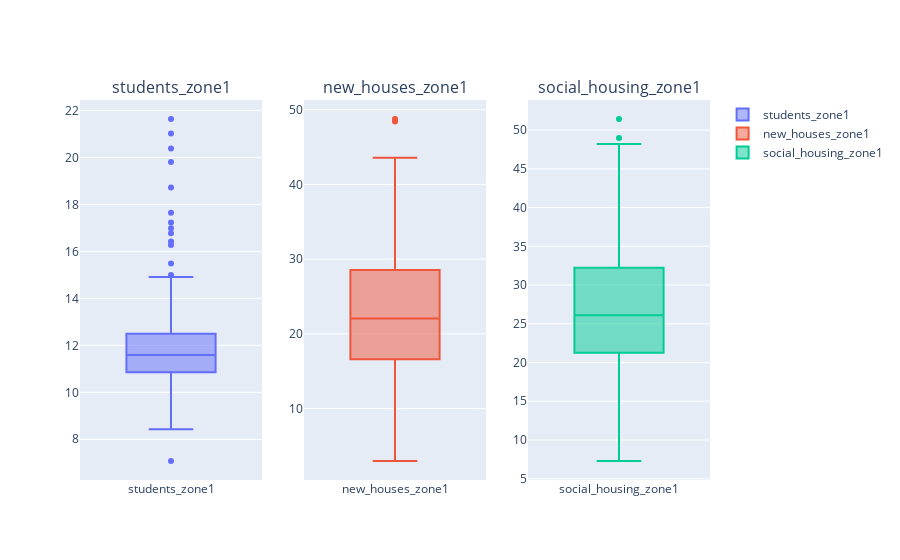

Write notebook code for a chart like this one.
### Code cell
import plotly.graph_objects as go
from plotly.subplots import make_subplots

df = stations_merged

fig = make_subplots(rows=1, cols=3, subplot_titles=('students_zone1', 'new_houses_zone1', 'social_housing_zone1'))

fig.add_trace(go.Box(y=df['students_zone1'], name='students_zone1'), row=1, col=1)
fig.add_trace(go.Box(y=df['new_houses_zone1'], name='new_houses_zone1'), row=1, col=2)
fig.add_trace(go.Box(y=df['social_housing_zone1'], name='social_housing_zone1'), row=1, col=3)

fig.show()
